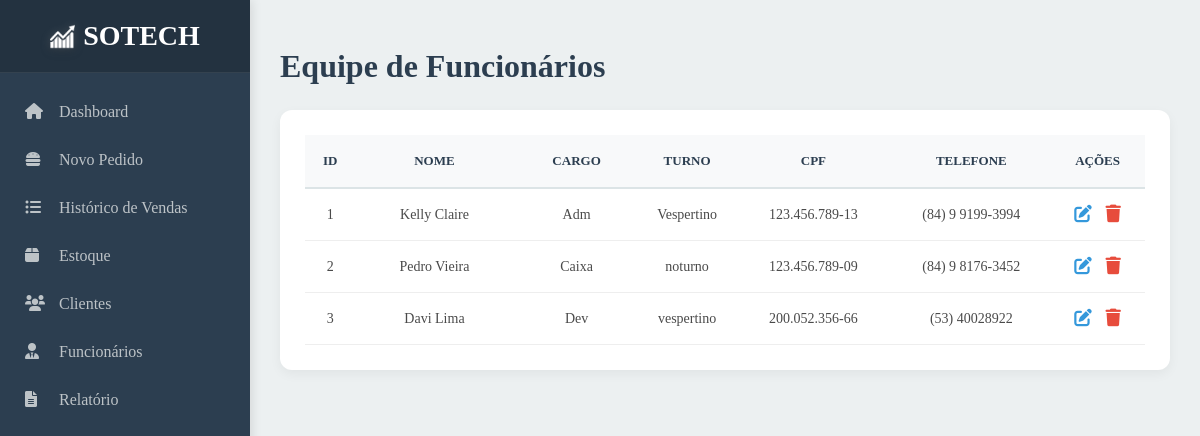
The page /funcionarios/ (signed in) on the database as committed earlier.
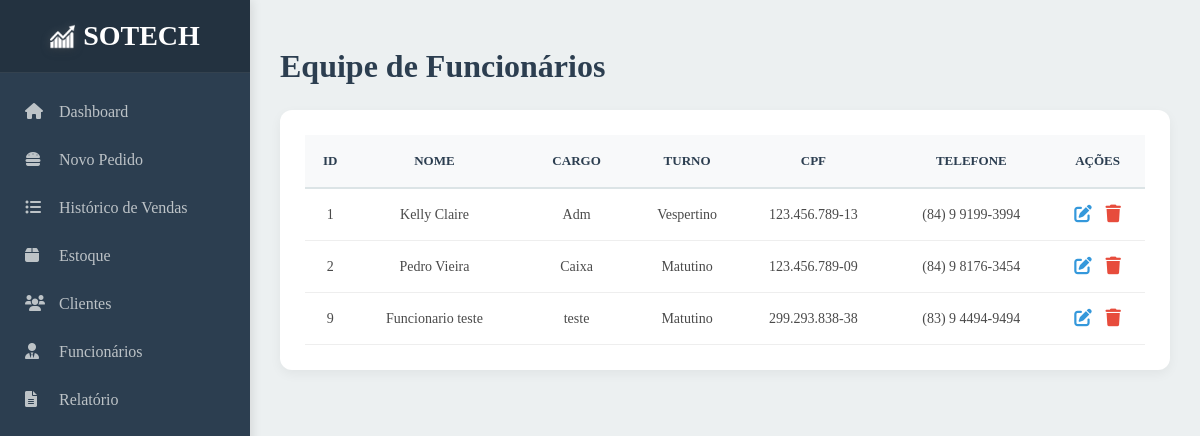
The same page on the database as committed later.
### core/models.py (models this page shows, shortened)
class Funcionario(AbstractUser):
    cargo = models.CharField("Cargo", max_length=50)
    turno = models.CharField("Turno", max_length=30)
    cpf = models.CharField("CPF", max_length=14)
    telefone = models.CharField("Telefone", max_length=16, default="")

### core/views.py (the view)
# urls.py: path('funcionarios/',funcionarios,name="funcionarios"),
@login_required
def funcionarios(request):
    funcionarios = Funcionario.objects.all()
    context = {
        "funcionarios": funcionarios
    }
    return render(request,"html/funcionarios.html",context)

### core/templates/html/funcionarios.html (shortened to what this page needs)
{% extends 'base.html' %}
{% load static %}
{% block estilo %}
  <link rel="stylesheet" href="{% static 'style/style_funcionarios.css' %}?{% now 'U' %}" />
{% endblock %}
{% block conteudo %}
  <main class="main-content">
    <header class="main-header">
      <h1>Equipe de Funcionários</h1>
    </header>
    <div class="table-card">
      <table class="funcionarios-table">
        <thead>
          <tr>
            <th>ID</th>
            <th>Nome</th>
            <th>Cargo</th>
            <th>Turno</th>
            <th>CPF</th>
            <th>Telefone</th>
            <th>Ações</th>
          </tr>
        </thead>
        <tbody>
          {% for funcionario in funcionarios %}
            <tr>
              <td>{{ funcionario.id }}</td>
              <td>{{ funcionario.first_name }} {{ funcionario.last_name }}</td>
              <td>{{ funcionario.cargo }}</td>
              <td>{{ funcionario.turno }}</td>
              <td>{{ funcionario.cpf }}</td>
              <td>{{ funcionario.telefone }}</td>
              <td>
                <a class="btn-edit" href="{% url 'funcionario_editar' funcionario.pk %}"><i class="fas fa-edit"></i></a>
                <a class="btn-delete" href="{% url 'funcionario_remover' funcionario.pk %}"><i class="fas fa-trash"></i></a>
              </td>
            </tr>
          {% endfor %}
        </tbody>
      </table>
    </div>
  </main>
{% endblock %}

Rows that differ between the two databases and show on the page:
removed Funcionario: id "3", first_name "Davi", last_name "Lima", cargo "Dev", turno "vespertino", cpf "200.052.356-66", telefone "(53) 40028922"
changed Funcionario "Pedro": turno "noturno" → "Matutino"; telefone "(84) 9 8176-3452" → "(84) 9 8176-3454"
added Funcionario: id "9", first_name "Funcionario", last_name "teste", cargo "teste", turno "Matutino", cpf "299.293.838-38", telefone "(83) 9 4494-9494"
